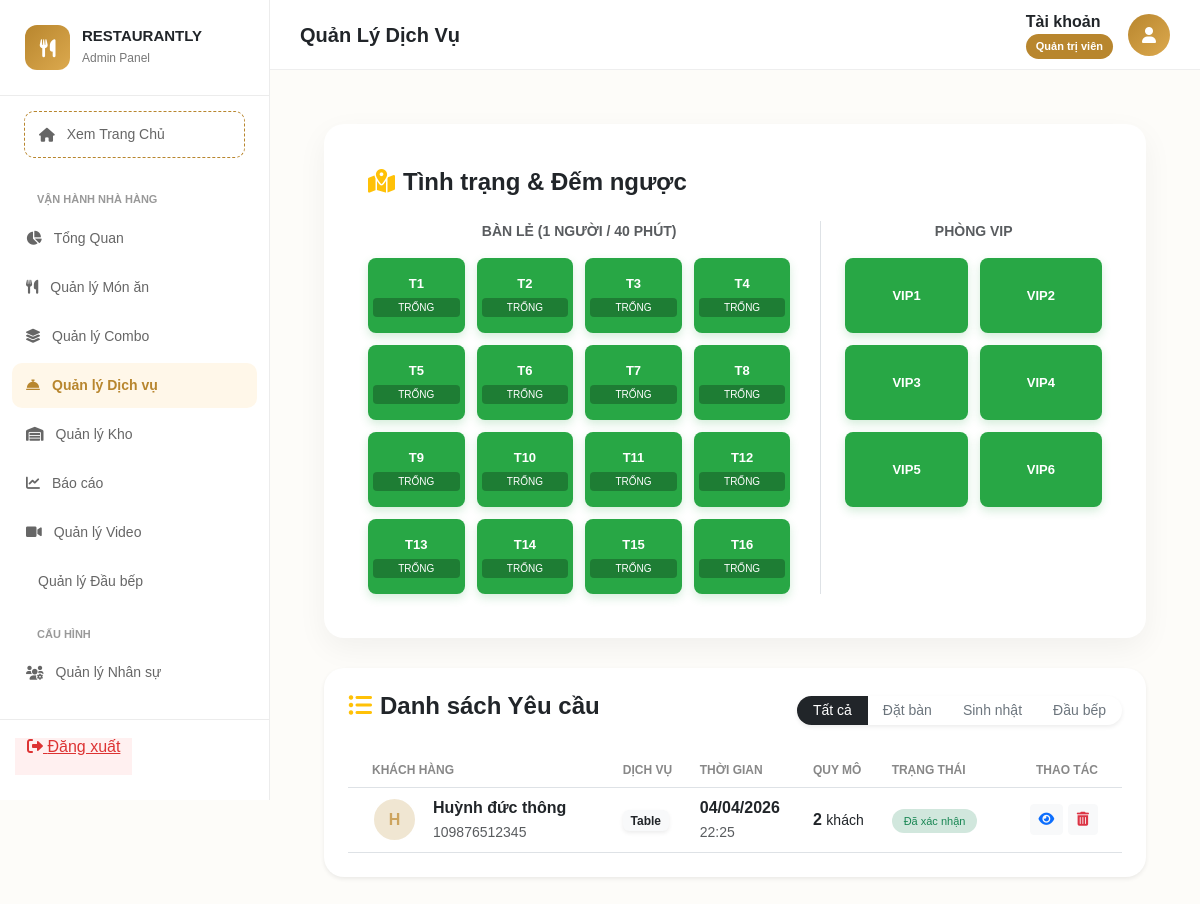
The page /admin/controllers/manage_services.php (signed in) on the database as committed earlier.
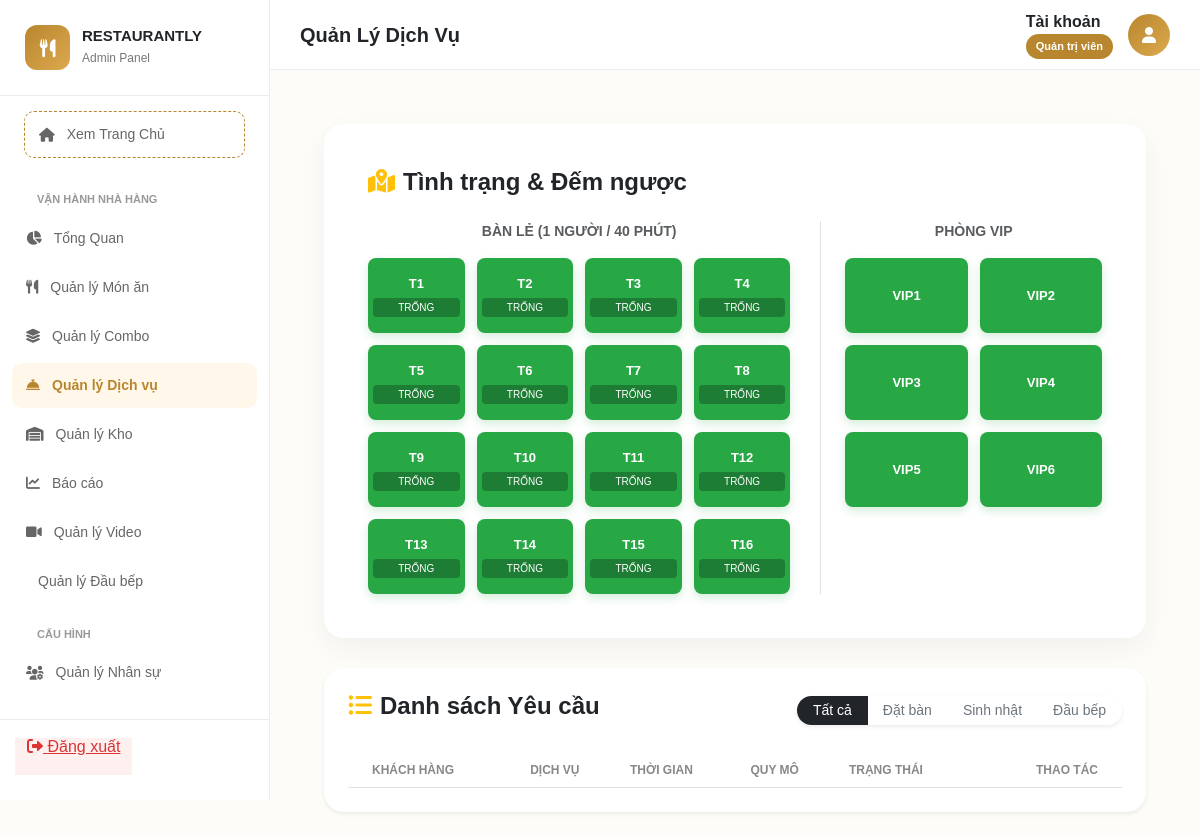
The same page on the database as committed later.
### tables this page shows
CREATE TABLE `restaurant_tables` (
  `id` int(11) NOT NULL,
  `table_code` varchar(20) NOT NULL,
  `table_number` varchar(10) DEFAULT NULL,
  `room_type` varchar(50) DEFAULT NULL,
  `category` enum('open','room') DEFAULT 'open',
  `capacity` int(11) DEFAULT 16,
  `price` decimal(15,2) DEFAULT 0.00,
  `status` varchar(20) DEFAULT 'available',
  `is_available` tinyint(1) DEFAULT 1
);

CREATE TABLE `service_bookings` (
  `id` int(11) NOT NULL,
  `customer_name` varchar(100) NOT NULL,
  `customer_phone` varchar(20) NOT NULL,
  `booking_date` datetime NOT NULL,
  `service_type` enum('table','birthday','chef') DEFAULT 'table',
  `table_id` int(11) DEFAULT NULL,
  `combo_id` int(11) DEFAULT NULL,
  `guests` int(11) DEFAULT 1,
  `message` text DEFAULT NULL,
  `total_amount` decimal(15,2) DEFAULT 0.00,
  `deposit_amount` decimal(15,2) DEFAULT 0.00,
  `status` enum('Pending','Confirmed','Completed','Cancelled') DEFAULT 'Pending',
  `created_at` timestamp NOT NULL DEFAULT current_timestamp()
);

### admin/controllers/manage_services.php (the view, shortened to what the changed rows need)
<?php
$db = (new Database())->getConnection();
$tables = $db->query("SELECT * FROM restaurant_tables WHERE category = 'open' ORDER BY id ASC LIMIT 16")->fetchAll(PDO::FETCH_ASSOC);
$rooms  = $db->query("SELECT * FROM restaurant_tables WHERE category = 'room' ORDER BY id ASC LIMIT 6")->fetchAll(PDO::FETCH_ASSOC);
$filter = $_GET['filter'] ?? 'all';
if ($filter == 'all') {
    $stmt = $db->prepare("SELECT * FROM service_bookings ORDER BY created_at DESC");
    $stmt->execute();
} else {
    $stmt = $db->prepare("SELECT * FROM service_bookings WHERE service_type = :type ORDER BY created_at DESC");
    $stmt->execute([':type' => $filter]);
}
$services = $stmt->fetchAll(PDO::FETCH_ASSOC);
include '../../public/admin_layout_header.php';
?>
<link rel="stylesheet" href="../../public/assets/admin/css/admin-style.css">
<link rel="stylesheet" href="https://cdnjs.cloudflare.com/ajax/libs/font-awesome/6.0.0/css/all.min.css">
<div class="main-content p-4">
    <div class="card card-custom p-4">
        <div class="admin-map-container">
            <div class="admin-grid-layout">
                <div>
                    <div class="grid-4-cols">
                        <?php foreach($tables as $t):
                            $status_class = ($t['is_available'] == 1) ? 'seat-available' : 'seat-booked';
                            $b_info = $db->prepare("SELECT guests, created_at FROM service_bookings WHERE table_id = ? AND status = 'Confirmed' ORDER BY created_at DESC LIMIT 1");
                            $b_info->execute([$t['id']]);
                            $booking = $b_info->fetch(PDO::FETCH_ASSOC);
                            $duration = $booking ? ($booking['guests'] * 40) : 0;
                        ?>
                            <div class="admin-seat <?= $status_class ?>" data-id="<?= $t['id'] ?>" data-start="<?= $booking ? strtotime($booking['created_at']) : 0 ?>" data-duration="<?= $duration ?>">
                                <span><?= $t['table_code'] ?></span>
                                <div class="countdown-timer" id="timer-<?= $t['id'] ?>" style="font-size: 10px;"><?= $t['is_available'] ? 'TRỐNG' : '...' ?></div>
                            </div>
                        <?php endforeach; ?>
                    </div>
                </div>
                <div class="border-start ps-4">
                    <div class="grid-2-cols">
                        <?php foreach($rooms as $r):
                            $status_class = ($r['is_available'] == 1) ? 'seat-available' : 'seat-booked';
                        ?>
                            <div class="admin-seat <?= $status_class ?>">
                                <span><?= $r['table_code'] ?></span>
                            </div>
                        <?php endforeach; ?>
                    </div>
                </div>
            </div>
        </div>
    </div>
    <div class="card card-custom p-4 shadow-sm">
        <div class="d-flex justify-content-between align-items-center mb-4">
            <div class="btn-group shadow-sm" style="border-radius: 50px; overflow: hidden;">
                <?php foreach(['all'=>'Tất cả', 'table'=>'Đặt bàn', 'birthday'=>'Sinh nhật', 'chef'=>'Đầu bếp'] as $k => $v): ?>
                    <a href="?filter=<?= $k ?>" class="btn btn-sm <?= $filter == $k ? 'btn-dark' : 'btn-outline-secondary' ?> px-3 border-0"><?= $v ?></a>
                <?php endforeach; ?>
            </div>
        </div>
        <div class="table-responsive">
            <table class="table table-hover align-middle mb-0">
                <thead class="bg-light">
                    <tr class="small text-muted text-uppercase" style="font-size: 11px;">
                        <th class="ps-4">Khách hàng</th>
                        <th>Dịch vụ</th>
                        <th>Thời gian</th>
                        <th>Quy mô</th>
                        <th>Trạng thái</th>
                        <th class="text-end pe-4">Thao tác</th>
                    </tr>
                </thead>
                <tbody>
                    <?php foreach ($services as $s): ?>
                    <tr>
                        <td class="ps-4">
                            <div class="d-flex align-items-center">
                                <div class="avatar-circle me-3"><?= strtoupper(substr($s['customer_name'], 0, 1)) ?></div>
                                <div>
                                    <div class="fw-bold text-dark"><?= htmlspecialchars($s['customer_name']) ?></div>
                                    <small class="text-muted"><?= $s['customer_phone'] ?></small>
                                </div>
                            </div>
                        </td>
                        <td><span class="badge bg-light text-dark border-0 shadow-sm"><?= ucfirst($s['service_type']) ?></span></td>
                        <td>
                            <div class="fw-bold text-dark"><?= date('d/m/Y', strtotime($s['booking_date'])) ?></div>
                            <small class="text-muted"><?= date('H:i', strtotime($s['booking_date'])) ?></small>
                        </td>
                        <td><strong><?= $s['guests'] ?? 0 ?></strong> <small>khách</small></td>
                        <td>
                            <?php if(($s['status'] ?? 'Pending') == 'Pending'): ?>
                                <span class="badge-status bg-warning-subtle text-warning">Chờ duyệt</span>
                            <?php else: ?>
                                <span class="badge-status bg-success-subtle text-success">Đã xác nhận</span>
                            <?php endif; ?>
                        </td>
                        <td class="text-end pe-4">
                            <button type="button" class="btn btn-sm btn-light text-primary btn-view-detail"
                                    data-id="<?= $s['id'] ?>"
                                    data-name="<?= htmlspecialchars($s['customer_name']) ?>"
                                    data-status="<?= $s['status'] ?? 'Pending' ?>">
                                <i class="fas fa-eye"></i>
                            </button>
                            <a href="?action=delete&id=<?= $s['id'] ?>" class="btn btn-sm btn-light text-danger" onclick="return confirm('Xóa yêu cầu?')">
                                <i class="fas fa-trash-alt"></i>
                            </a>
                        </td>
                    </tr>
                    <?php endforeach; ?>
                </tbody>
            </table>
        </div>
    </div>
</div>

Rows that differ between the two databases and show on the page:
removed service_bookings: customer_name "H", customer_name "Huỳnh đức thông", customer_phone "109876512345", service_type "Table", booking_date "04/04/2026", booking_date "22:25", guests "2", status "Đã xác nhận"
